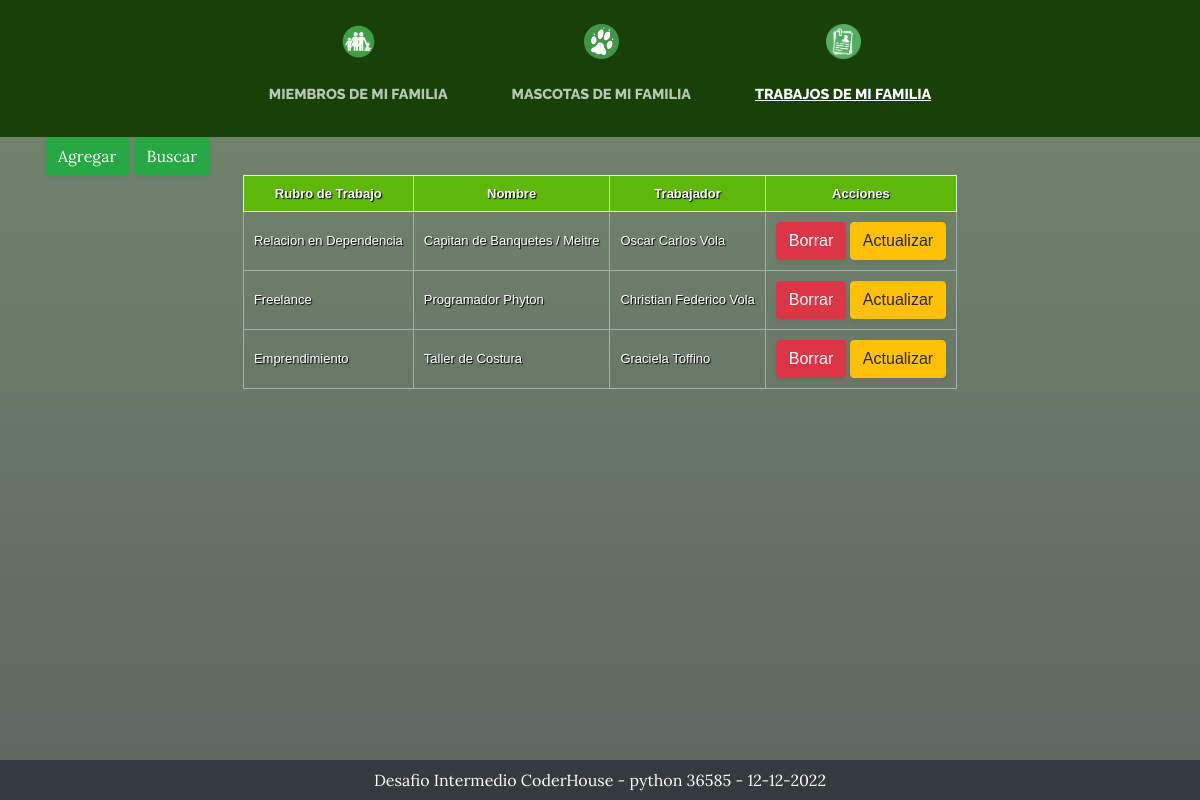
Screenshot of /trabajos/ with the database file from the repository.
### Familia/models.py (models this page shows)
class Trabajo(models.Model):
    tipo_trabajo = models.CharField(max_length=100)
    trabajo = models.CharField(max_length=100)
    trabajador = models.ForeignKey(Persona, on_delete=models.CASCADE)
    class Meta:
        verbose_name="trabajo"
        verbose_name_plural="trabajos"

class Persona(models.Model):
    nombre = models.CharField(max_length=100)
    apellido = models.CharField(max_length=100)
    email = models.CharField(max_length=100)
    fecha_nacimiento = models.DateField()
    altura = models.FloatField(default=0.0)
    class Meta:
        verbose_name="persona"
        verbose_name_plural="personas"
    def __str__(self):
        return f"{self.nombre} {self.apellido}"

### Familia/views.py (the view)
# urls.py: path('trabajos/', views.index_trabajos, name="indextrabajo"),
def index_trabajos(request):
    trabajo = Trabajo.objects.all()
    template = loader.get_template('Familia/lista_trabajos.html')
    context = {
        'trabajos': trabajo,
    }
    return HttpResponse(template.render(context, request))

### Familia/templates/Familia/lista_trabajos.html (shortened to what this page needs)
{% extends "Familia/base.html" %}
{% load static %}
{% load bootstrap5 %}
{% block content %}
{% block cuerpo %}
<div class="container" style="color:white">
  <div class="row">
    <div class="col">
      {% url 'agregartrabajo' as agregar_url %}
      {% url 'buscartrabajo' as buscar_url %}
      {% bootstrap_button "Agregar" button_class="btn-success" button_type="link" href=agregar_url %}
      {% bootstrap_button "Buscar" button_class="btn-success" button_type="link" href=buscar_url %}
    <div>
  <div>
  <div class="row">
    <div class="col">
        {% if trabajos %}
        <table class="zui-table">
            <thead>
                <th scope="col">Rubro de Trabajo</th>
                <th scope="col">Nombre</th>
                <th scope="col">Trabajador</th>
                <th scope="col">Acciones</th>
            </thead>
            {% for t in trabajos %}
            <tbody>
                <tr>
                    <td> {{t.tipo_trabajo}} </td>
                    <td> {{t.trabajo}} </td>
                    <td> {{t.trabajador}} </td>
                    <td>
                      {% url 'borrartrabajo' identificador=t.id as borrartrabajo_url %}
                      {% url 'actualizartrabajo' identificador=t.id as actualizartrabajo_url %}
                      {% bootstrap_button "Borrar" size="sm" button_class="btn-danger" button_type="link" href=borrartrabajo_url %}
                      {% bootstrap_button "Actualizar" size="sm" button_class="btn-warning" button_type="link" href=actualizartrabajo_url %}
                    </td>
                </tr>
            </tbody>
            {% endfor %}
        </table>
        {% else %}
            <p>No tienes trabajos cargadas</p>
        {% endif %}
    </div>
  </div>
</div>
{% endblock %}
{% endblock %}

### Familia/static/Familia/css/gestion.css (style rules this page uses)
.btn { box-shadow: 0px 3px 3px 0px rgba(69, 75, 81, 0.1); }
.zui-table { border: solid 1px #DDEEEE; border-collapse: collapse; border-spacing: 0; font: normal 13px Arial, sans-serif; margin-left: auto; margin-right: auto; }
.zui-table thead th { background-color: #5eb80a; border: solid 1px #DDEEEE; color: #ffffff; padding: 10px; text-align: center; text-shadow: 1px 1px 1px rgb(0, 0, 0); }
.zui-table tbody td { border: solid 1px #a2b1b1; color: rgb(255, 255, 255); padding: 10px; text-shadow: 1px 1px 1px rgb(0, 0, 0); }

### rows the page displays
Trabajo: tipo_trabajo "Relacion en Dependencia", trabajo "Capitan de Banquetes / Meitre", trabajador "Oscar Carlos Vola", bootstrap_button "Borrar", bootstrap_button "Actualizar"
Trabajo: tipo_trabajo "Freelance", trabajo "Programador Phyton", trabajador "Christian Federico Vola", bootstrap_button "Borrar", bootstrap_button "Actualizar"
Trabajo: tipo_trabajo "Emprendimiento", trabajo "Taller de Costura", trabajador "Graciela Toffino", bootstrap_button "Borrar", bootstrap_button "Actualizar"
